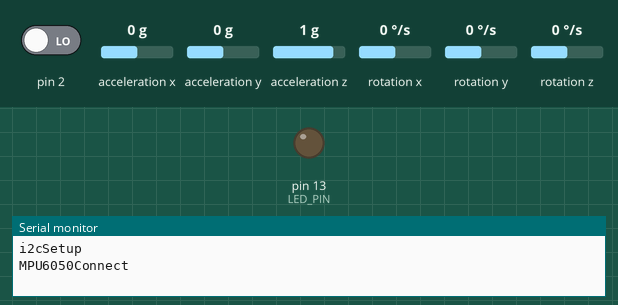
A sketch run on a simulated Arduino Uno, built with avr-gcc and run on an emulated ATmega328P. On the bench: output pins drawn as LEDs (lit = HIGH), the last lines printed to the serial monitor. Dashed ring = blinking. The test bench sets the inputs (shaded band); at power-on: acceleration x 0 g, acceleration y 0 g, pin 2 LOW, acceleration z 1 g, rotation x 0 °/s, rotation y 0 °/s, rotation z 0 °/s. The sensor or clock chip raises its interrupt line as the real part does; no radio packets arrive unless stated.

Above: at 0.1 s.
At 2.3 s:
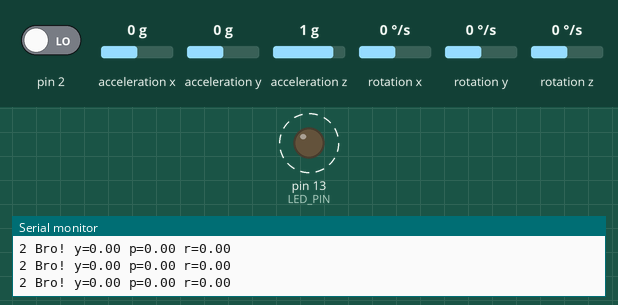
2.8 s: acceleration x set to -1.4 g
5.8 s: acceleration y set to -1.4 g
Timing chart, 0 to 15.8 s (numbered marks = the images above; inputs shaded):
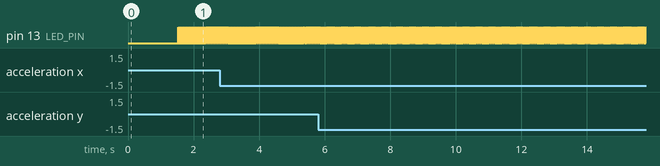

The sketch:

node-02.ino
```cpp
#include "I2Cdev.h"
#include "MPU6050_6Axis_MotionApps20.h"
#include "Wire.h"
MPU6050 mpu;

//

#include <RF24Network.h>
#include <RF24.h>
#include <SPI.h>
RF24 radio(9, 8);               // nRF24L01 (CE,CSN)
RF24Network network(radio);      // Include the radio in the network
const byte address[6] = "00002";
const unsigned long interval = 10;  //ms  // How often to send data to the other unit
unsigned long last_sent;            // When did we last send

//

#define DEBUG
#ifdef DEBUG
//#define DPRINT(args...)  Serial.print(args)             //OR use the following syntax:
#define DPRINTSTIMER(t)    for (static unsigned long SpamTimer; (unsigned long)(millis() - SpamTimer) >= (t); SpamTimer = millis())
#define  DPRINTSFN(StrSize,Name,...) {char S[StrSize];Serial.print("\t");Serial.print(Name);Serial.print(" "); Serial.print(dtostrf((float)__VA_ARGS__ ,S));}//StringSize,Name,Variable,Spaces,Percision
#define DPRINTLN(...)      Serial.println(__VA_ARGS__)
#else
#define DPRINTSTIMER(t)    if(false)
#define DPRINTSFN(...)     //blank line
#define DPRINTLN(...)      //blank line
#endif


#define LED_PIN 13 //

// supply your own gyro offsets here, scaled for min sensitivity use MPU6050_calibration.ino
// -4232  -706  1729  173 -94 37
//                      Sensor readings with offsets:  -1  -8  16378 0 1 0
//Your offsets: -1414 -1159 831 149 -1  14

int MPUOffsets[6] = {  -1414,  -1159,   831,    149,    -1,     14};


// ================================================================
// ===                      i2c SETUP Items                     ===
// ================================================================
void i2cSetup() {
  // join I2C bus (I2Cdev library doesn't do this automatically)
#if I2CDEV_IMPLEMENTATION == I2CDEV_ARDUINO_WIRE
  Wire.begin();
  TWBR = 24; // 400kHz I2C clock (200kHz if CPU is 8MHz)
#elif I2CDEV_IMPLEMENTATION == I2CDEV_BUILTIN_FASTWIRE
  Fastwire::setup(400, true);
#endif
}

// ================================================================
// ===               INTERRUPT DETECTION ROUTINE                ===
// ================================================================
volatile bool mpuInterrupt = false;     // indicates whether MPU interrupt pin has gone high
void dmpDataReady() {
  mpuInterrupt = true;
}

// ================================================================
// ===                      MPU DMP SETUP                       ===
// ================================================================
int FifoAlive = 0; // tests if the interrupt is triggering
int IsAlive = -20;     // counts interrupt start at -20 to get 20+ good values before assuming connected
// MPU control/status vars
uint8_t mpuIntStatus;   // holds actual interrupt status byte from MPU
uint8_t devStatus;      // return status after each device operation (0 = success, !0 = error)
uint16_t packetSize;    // expected DMP packet size (default is 42 bytes)
uint16_t fifoCount;     // count of all bytes currently in FIFO
uint8_t fifoBuffer[64]; // FIFO storage buffer

// orientation/motion vars
Quaternion q;           // [w, x, y, z]         quaternion container
VectorInt16 aa;         // [x, y, z]            accel sensor measurements
VectorInt16 aaReal;     // [x, y, z]            gravity-free accel sensor measurements
VectorInt16 aaWorld;    // [x, y, z]            world-frame accel sensor measurements
VectorFloat gravity;    // [x, y, z]            gravity vector
float euler[3];         // [psi, theta, phi]    Euler angle container
float ypr[3];           // [yaw, pitch, roll]   yaw/pitch/roll container and gravity vector
byte StartUP = 100; // lets get 100 readings from the MPU before we start trusting them (Bot is not trying to balance at this point it is just starting up.)

void MPU6050Connect() {
  static int MPUInitCntr = 0;
  // initialize device
  mpu.initialize(); // same
  // load and configure the DMP
  devStatus = mpu.dmpInitialize();// same

  if (devStatus != 0) {
    // ERROR!
    // 1 = initial memory load failed
    // 2 = DMP configuration updates failed
    // (if it's going to break, usually the code will be 1)

    char * StatStr[5] { "No Error", "initial memory load failed", "DMP configuration updates failed", "3", "4"};

    MPUInitCntr++;

    Serial.print(F("MPU connection Try #"));
    Serial.println(MPUInitCntr);
    Serial.print(F("DMP Initialization failed (code "));
    Serial.print(StatStr[devStatus]);
    Serial.println(F(")"));

    if (MPUInitCntr >= 10) return; //only try 10 times
    delay(1000);
    MPU6050Connect(); // Lets try again
    return;
  }
  mpu.setXAccelOffset(MPUOffsets[0]);
  mpu.setYAccelOffset(MPUOffsets[1]);
  mpu.setZAccelOffset(MPUOffsets[2]);
  mpu.setXGyroOffset(MPUOffsets[3]);
  mpu.setYGyroOffset(MPUOffsets[4]);
  mpu.setZGyroOffset(MPUOffsets[5]);

  Serial.println(F("Enabling DMP..."));
  mpu.setDMPEnabled(true);
  // enable Arduino interrupt detection
  Serial.println(F("Enabling interrupt detection (Arduino external interrupt pin 2 on the Uno)..."));
  Serial.print("mpu.getInterruptDrive=  "); Serial.println(mpu.getInterruptDrive());
  attachInterrupt(0, dmpDataReady, RISING); //pin 2 on the Uno
  mpuIntStatus = mpu.getIntStatus(); // Same
  // get expected DMP packet size for later comparison
  packetSize = mpu.dmpGetFIFOPacketSize();
  delay(1000); // Let it Stabalize
  mpu.resetFIFO(); // Clear fifo buffer
  mpu.getIntStatus();
  mpuInterrupt = false; // wait for next interrupt
}

// ================================================================
// ===                    MPU DMP Get Data                      ===
// ================================================================
void GetDMP() { // Best version I have made so far
  // Serial.println(F("FIFO interrupt at:"));
  // Serial.println(micros());
  static unsigned long LastGoodPacketTime;
  mpuInterrupt = false;
  FifoAlive = 1;
  fifoCount = mpu.getFIFOCount();
  if ((!fifoCount) || (fifoCount % packetSize)) { // we have failed Reset and wait till next time!
    digitalWrite(LED_PIN, LOW); // lets turn off the blinking light so we can see we are failing.
    mpu.resetFIFO();// clear the buffer and start over
  } else {
    while (fifoCount  >= packetSize) { // Get the packets until we have the latest!
      mpu.getFIFOBytes(fifoBuffer, packetSize); // lets do the magic and get the data
      fifoCount -= packetSize;
    }
    LastGoodPacketTime = millis();
    MPUMath(); // <<<<<<<<<<<<<<<<<<<<<<<<<<<< On success MPUMath() <<<<<<<<<<<<<<<<<<<
    digitalWrite(LED_PIN, !digitalRead(LED_PIN)); // Blink the Light
  }
}


// ================================================================
// ===                        MPU Math                          ===
// ================================================================
float Yaw, Pitch, Roll;
void MPUMath() {
  mpu.dmpGetQuaternion(&q, fifoBuffer);
  mpu.dmpGetGravity(&gravity, &q);
  mpu.dmpGetYawPitchRoll(ypr, &q, &gravity);
  Yaw = (ypr[0] * 180.0 / M_PI);
  Pitch = (ypr[1] *  180.0 / M_PI);
  Roll = (ypr[2] *  180.0 / M_PI);
  DPRINTSTIMER(100) {
    DPRINTSFN(15, "\tYaw:", Yaw, 6, 1);
    DPRINTSFN(15, "\tPitch:", Pitch, 6, 1);
    DPRINTSFN(15, "\tRoll:", Roll, 6, 1);
    DPRINTLN();
  }

  network.update();
  //===== Sending =====//
  unsigned long now = millis();
  if (now - last_sent >= interval) {   // If it's time to send a data, send it!
    last_sent = now;
    String makeit= "2 Bro! y="+String(Yaw)+" p="+String(Pitch)+" r="+String(Roll);
    Serial.println(makeit);
    //String tempuu;
    //itoa(Yaw, tempuu, 10);
    //RF24NetworkHeader header(master00);   // (Address where the data is going)
    //bool ok = network.write(header, &makeit, sizeof(makeit)); // Send the data
    char makat[300];

    makeit.toCharArray(makat, 300);
   radio.write(&makat, sizeof(makat));

}
}

// ================================================================
// ===                         Setup                            ===
// ================================================================
void setup() {

   //SPI.begin();
  radio.begin();
  radio.openWritingPipe(address);

  //Set module as transmitter
  radio.stopListening();


  Serial.begin(115200); //115200
  while (!Serial);
  Serial.println("i2cSetup");
  i2cSetup();
  Serial.println("MPU6050Connect");
  MPU6050Connect();
  Serial.println("Setup complete");
  pinMode(LED_PIN, OUTPUT);
}
// ================================================================
// ===                          Loop                            ===
// ================================================================
void loop() {
  if (mpuInterrupt ) { // wait for MPU interrupt or extra packet(s) available
    GetDMP();
  }

}


/*#include "I2Cdev.h"
#include "MPU6050_6Axis_MotionApps20.h"
#include "Wire.h"
MPU6050 mpu;

//

#include <RF24Network.h>
#include <RF24.h>
#include <SPI.h>
RF24 radio(10, 9);               // nRF24L01 (CE,CSN)
RF24Network network(radio);      // Include the radio in the network
const uint16_t this_node = 02;   // Address of our node in Octal format ( 04,031, etc)
const uint16_t master00 = 00;    // Address of the other node in Octal format
const unsigned long interval = 10;  //ms  // How often to send data to the other unit
unsigned long last_sent;            // When did we last send

//

#define DEBUG
#ifdef DEBUG
//#define DPRINT(args...)  Serial.print(args)             //OR use the following syntax:
#define DPRINTSTIMER(t)    for (static unsigned long SpamTimer; (unsigned long)(millis() - SpamTimer) >= (t); SpamTimer = millis())
#define  DPRINTSFN(StrSize,Name,...) {char S[StrSize];Serial.print("\t");Serial.print(Name);Serial.print(" "); Serial.print(dtostrf((float)__VA_ARGS__ ,S));}//StringSize,Name,Variable,Spaces,Percision
#define DPRINTLN(...)      Serial.println(__VA_ARGS__)
#else
#define DPRINTSTIMER(t)    if(false)
#define DPRINTSFN(...)     //blank line
#define DPRINTLN(...)      //blank line
#endif


#define LED_PIN 13 //

// supply your own gyro offsets here, scaled for min sensitivity use MPU6050_calibration.ino
// -4232  -706  1729  173 -94 37
//                      Sensor readings with offsets:  -1  -8  16378 0 1 0
//Your offsets: -1414 -1159 831 149 -1  14

int MPUOffsets[6] = {  -1414,  -1159,   831,    149,    -1,     14};


// ================================================================
// ===                      i2c SETUP Items                     ===
// ================================================================
void i2cSetup() {
  // join I2C bus (I2Cdev library doesn't do this automatically)
#if I2CDEV_IMPLEMENTATION == I2CDEV_ARDUINO_WIRE
  Wire.begin();
  TWBR = 24; // 400kHz I2C clock (200kHz if CPU is 8MHz)
#elif I2CDEV_IMPLEMENTATION == I2CDEV_BUILTIN_FASTWIRE
  Fastwire::setup(400, true);
#endif
}

// ================================================================
// ===               INTERRUPT DETECTION ROUTINE                ===
// ================================================================
volatile bool mpuInterrupt = false;     // indicates whether MPU interrupt pin has gone high
void dmpDataReady() {
  mpuInterrupt = true;
}

// ================================================================
// ===                      MPU DMP SETUP                       ===
// ================================================================
int FifoAlive = 0; // tests if the interrupt is triggering
int IsAlive = -20;     // counts interrupt start at -20 to get 20+ good values before assuming connected
// MPU control/status vars
uint8_t mpuIntStatus;   // holds actual interrupt status byte from MPU
uint8_t devStatus;      // return status after each device operation (0 = success, !0 = error)
uint16_t packetSize;    // expected DMP packet size (default is 42 bytes)
uint16_t fifoCount;     // count of all bytes currently in FIFO
uint8_t fifoBuffer[64]; // FIFO storage buffer

// orientation/motion vars
Quaternion q;           // [w, x, y, z]         quaternion container
VectorInt16 aa;         // [x, y, z]            accel sensor measurements
VectorInt16 aaReal;     // [x, y, z]            gravity-free accel sensor measurements
VectorInt16 aaWorld;    // [x, y, z]            world-frame accel sensor measurements
VectorFloat gravity;    // [x, y, z]            gravity vector
float euler[3];         // [psi, theta, phi]    Euler angle container
float ypr[3];           // [yaw, pitch, roll]   yaw/pitch/roll container and gravity vector
byte StartUP = 100; // lets get 100 readings from the MPU before we start trusting them (Bot is not trying to balance at this point it is just starting up.)

void MPU6050Connect() {
  static int MPUInitCntr = 0;
  // initialize device
  mpu.initialize(); // same
  // load and configure the DMP
  devStatus = mpu.dmpInitialize();// same

  if (devStatus != 0) {
    // ERROR!
    // 1 = initial memory load failed
    // 2 = DMP configuration updates failed
    // (if it's going to break, usually the code will be 1)

    char * StatStr[5] { "No Error", "initial memory load failed", "DMP configuration updates failed", "3", "4"};

    MPUInitCntr++;

    Serial.print(F("MPU connection Try #"));
    Serial.println(MPUInitCntr);
    Serial.print(F("DMP Initialization failed (code "));
    Serial.print(StatStr[devStatus]);
    Serial.println(F(")"));

    if (MPUInitCntr >= 10) return; //only try 10 times
    delay(1000);
    MPU6050Connect(); // Lets try again
    return;
  }
  mpu.setXAccelOffset(MPUOffsets[0]);
  mpu.setYAccelOffset(MPUOffsets[1]);
  mpu.setZAccelOffset(MPUOffsets[2]);
  mpu.setXGyroOffset(MPUOffsets[3]);
  mpu.setYGyroOffset(MPUOffsets[4]);
  mpu.setZGyroOffset(MPUOffsets[5]);

  Serial.println(F("Enabling DMP..."));
  mpu.setDMPEnabled(true);
  // enable Arduino interrupt detection
  Serial.println(F("Enabling interrupt detection (Arduino external interrupt pin 2 on the Uno)..."));
  Serial.print("mpu.getInterruptDrive=  "); Serial.println(mpu.getInterruptDrive());
  attachInterrupt(0, dmpDataReady, RISING); //pin 2 on the Uno
  mpuIntStatus = mpu.getIntStatus(); // Same
  // get expected DMP packet size for later comparison
  packetSize = mpu.dmpGetFIFOPacketSize();
  delay(1000); // Let it Stabalize
  mpu.resetFIFO(); // Clear fifo buffer
  mpu.getIntStatus();
  mpuInterrupt = false; // wait for next interrupt
}

// ================================================================
// ===                    MPU DMP Get Data                      ===
// ================================================================
void GetDMP() { // Best version I have made so far
  // Serial.println(F("FIFO interrupt at:"));
  // Serial.println(micros());
  static unsigned long LastGoodPacketTime;
  mpuInterrupt = false;
  FifoAlive = 1;
  fifoCount = mpu.getFIFOCount();
  if ((!fifoCount) || (fifoCount % packetSize)) { // we have failed Reset and wait till next time!
    digitalWrite(LED_PIN, LOW); // lets turn off the blinking light so we can see we are failing.
    mpu.resetFIFO();// clear the buffer and start over
  } else {
    while (fifoCount  >= packetSize) { // Get the packets until we have the latest!
      mpu.getFIFOBytes(fifoBuffer, packetSize); // lets do the magic and get the data
      fifoCount -= packetSize;
    }
    LastGoodPacketTime = millis();
    MPUMath(); // <<<<<<<<<<<<<<<<<<<<<<<<<<<< On success MPUMath() <<<<<<<<<<<<<<<<<<<
    digitalWrite(LED_PIN, !digitalRead(LED_PIN)); // Blink the Light
  }
}


// ================================================================
// ===                        MPU Math                          ===
// ================================================================
float Yaw, Pitch, Roll;
void MPUMath() {
  mpu.dmpGetQuaternion(&q, fifoBuffer);
  mpu.dmpGetGravity(&gravity, &q);
  mpu.dmpGetYawPitchRoll(ypr, &q, &gravity);
  Yaw = (ypr[0] * 180.0 / M_PI);
  Pitch = (ypr[1] *  180.0 / M_PI);
  Roll = (ypr[2] *  180.0 / M_PI);
  DPRINTSTIMER(100) {
    DPRINTSFN(15, "\tYaw:", Yaw, 6, 1);
    DPRINTSFN(15, "\tPitch:", Pitch, 6, 1);
    DPRINTSFN(15, "\tRoll:", Roll, 6, 1);
    DPRINTLN();
  }

  network.update();
  //===== Sending =====//
  unsigned long now = millis();
  if (now - last_sent >= interval) {   // If it's time to send a data, send it!
    last_sent = now;
    String makeit= "2 Bro! y="+String(Yaw)+" p="+String(Pitch)+" r="+String(Roll);
    Serial.println(makeit);
    //String tempuu;
    //itoa(Yaw, tempuu, 10);
    RF24NetworkHeader header(master00);   // (Address where the data is going)
    bool ok = network.write(header, &makeit, sizeof(makeit)); // Send the data

}
}

// ================================================================
// ===                         Setup                            ===
// ================================================================
void setup() {

   SPI.begin();
  radio.begin();
  network.begin(90, this_node);  //(channel, node address)
  radio.setDataRate(RF24_2MBPS);


  Serial.begin(115200); //115200
  while (!Serial);
  Serial.println("i2cSetup");
  i2cSetup();
  Serial.println("MPU6050Connect");
  MPU6050Connect();
  Serial.println("Setup complete");
  pinMode(LED_PIN, OUTPUT);
}
// ================================================================
// ===                          Loop                            ===
// ================================================================
void loop() {
  if (mpuInterrupt ) { // wait for MPU interrupt or extra packet(s) available
    GetDMP();
  }

}
*/
```

Measured:
- by itself, pin 13 (LED_PIN): alternates HIGH for 0.01 s and LOW for 0.01 s
